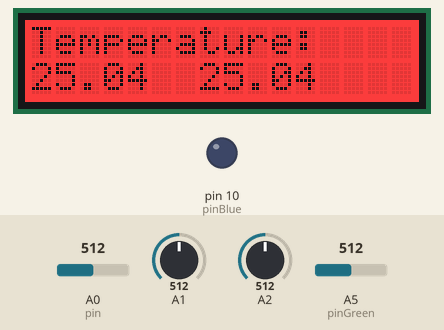
This sketch was run on a simulated Arduino Uno, built with avr-gcc and run on an emulated ATmega328P. Shown: 16×2 character LCD, output pins drawn as LEDs (lit = HIGH). The inputs (shaded band) are chosen by the test bench; at power-on: A0 (pin) = 512, A2 = 512, A1 = 512, A5 (pinGreen) = 512. What the sketch prints to the serial monitor is not drawn.

Above: at 1.6 s.
1.7 s: A0 (pin) set to 496
At 3.2 s:
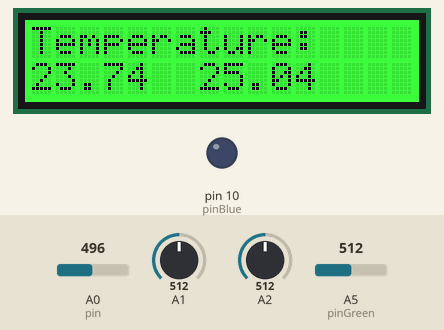
3.5 s: A2 set to 536
At 4.7 s:
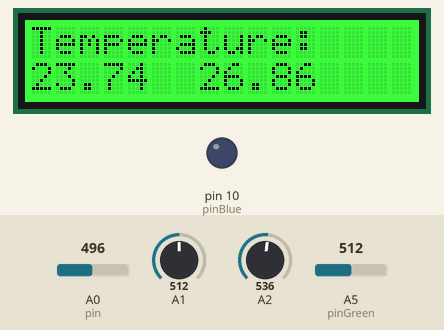
5.5 s: A2 set to 563
At 6.3 s:
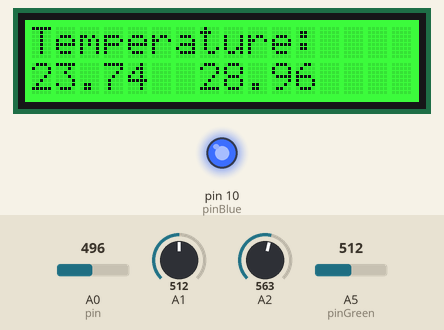
7.5 s: A1 set to 269
9.2 s: A1 set to 239
At 10.5 s:
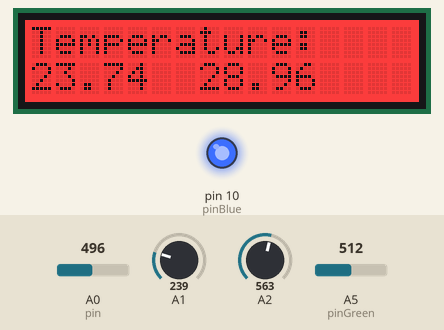
11.5 s: A0 (pin) set to 306
At 13.2 s:
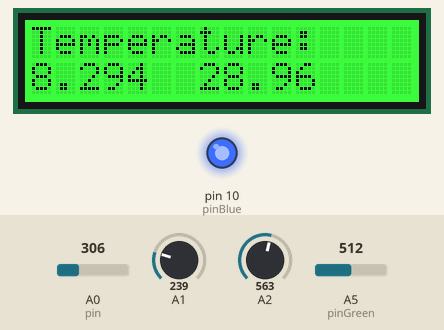
Timing chart, 0 to 14.5 s (numbered marks = the images above; inputs shaded):
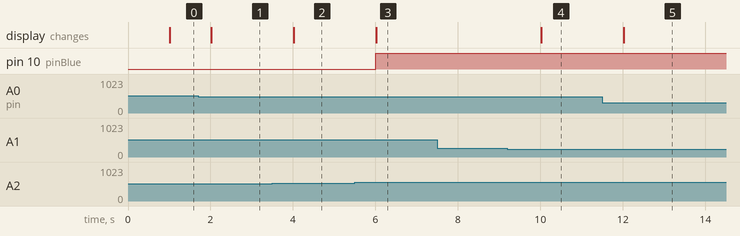

The sketch:

GroveTemp.ino
```cpp
#include <math.h>
#include <Wire.h>
#include "rgb_lcd.h"

struct Timer
{
  void update();
  void (*func)();
  unsigned long duration;
  unsigned long time;
  unsigned long oldTime;
};

void Timer::update()
{
  auto newTime = millis();

  // the variables overflowing is not a problem: if newTime > oldTime, the result of newTime - oldTime will still be newTime + (maxunsignedlong - oldTime), which gives the right value
  time += newTime - oldTime;
  oldTime = newTime;

  if (time > duration)
  {
    func();
    time -= duration;
  }
}

constexpr double b = 4275;
constexpr double r0 = 100000;
constexpr int pin = A0;

constexpr double bCustom = 4600;

constexpr auto pinBlue = 10;
constexpr auto pinGreen = A5;

rgb_lcd lcd;

Timer mainTimer;

Timer roundTimer;
int greenState = 0;
int rounds = 0;

void loopMain () {
  // put your main code here, to run repeatedly:
  double a = analogRead(pin);
  double r = (1023.0 / a - 1.0) * r0;
  double t = 1.0 / (log(r / r0) / b + 1.0 / 298.15) - 273.15;

  double aCustom = analogRead(A2);
  double rCustom = (1023.0 / aCustom - 1.0) * r0;
  double tCustom = 1.0 / (log(rCustom / r0) / bCustom + 1.0 / 298.15) - 273.15;

  double angle = analogRead(A1) / 1023.0;

  if (t > 25.0 + 5.0 * (angle - 0.5))
    lcd.setRGB(255, 0, 0);
  else
    lcd.setRGB(0, 255, 0);

  double highTrashold = 25.0 + 5.0 * (angle - 0.5) + 3.0;
  double lowTrashold = highTrashold - 3.0;

  if (tCustom > highTrashold)
  {
    analogWrite(pinBlue, 255);
  }
  else if (tCustom < lowTrashold)
  {
    analogWrite(pinBlue, 0);
  }

  int rpm = rounds * 15; // 60 / 4
  rounds = 0;

  lcd.setCursor(0, 1);
  lcd.print(t);
  lcd.setCursor(7, 1);
  lcd.print(tCustom);

  Serial.print(t);
  Serial.print(" ");
  Serial.print((t > 25.0 + 5.0 * (angle - 0.5)) * 50);
  Serial.print(" ");
  Serial.print(tCustom);
  Serial.print(" ");
  Serial.print(highTrashold);
  Serial.print(" ");
  Serial.print(lowTrashold);
  Serial.print(" ");
  //Serial.println(analogRead(pinGreen));
  Serial.println(rpm);
}


void countRounds()
{
  auto state = analogRead(pinGreen);
  if (state < 500)
  {
    if (greenState > 500)
    {
      greenState = state;
      rounds++;
    }
  }
  else if (state >= 500)
  {
    if (greenState < 500)
    {
      greenState = state;
      rounds++;
    }
  }
}


void setup() {
  // put your setup code here, to run once:
  Serial.begin(9600);
  pinMode(A1, INPUT);
  pinMode(A2, INPUT);
  pinMode(pinGreen, INPUT);
  lcd.begin(16, 2);
  lcd.setRGB(255, 0, 0);
  lcd.print("Temperature:");
  mainTimer.func = loopMain;
  mainTimer.duration = 1000;
  roundTimer.func = countRounds;
  roundTimer.duration = 1;
}

void loop()
{
  mainTimer.update();
  roundTimer.update();
  delay(1);
}
```

Measured:
- the behaviour switches between 512 and 511 on A0 (pin) (found by bisection; images 0 and 1)
- the behaviour switches between 550 and 551 on A2 (found by bisection; images 2 and 3)
- the behaviour switches between 255 and 254 on A1 (found by bisection; images 3 and 4)
- after the input at 1.7 s, the display: changes after 0.32 s (image 1)
- after the input at 3.5 s, the display: changes after 0.52 s (image 2)
- after the input at 5.5 s, pin 10 (pinBlue): LOW → HIGH after 0.50 s; the display: changes after 0.52 s (image 3)
- after the input at 7.5 s, every drawn part: stays the same
- after the input at 9.2 s, the display: changes after 0.82 s (image 4)
- after the input at 11.5 s, the display: changes after 0.52 s (image 5)
